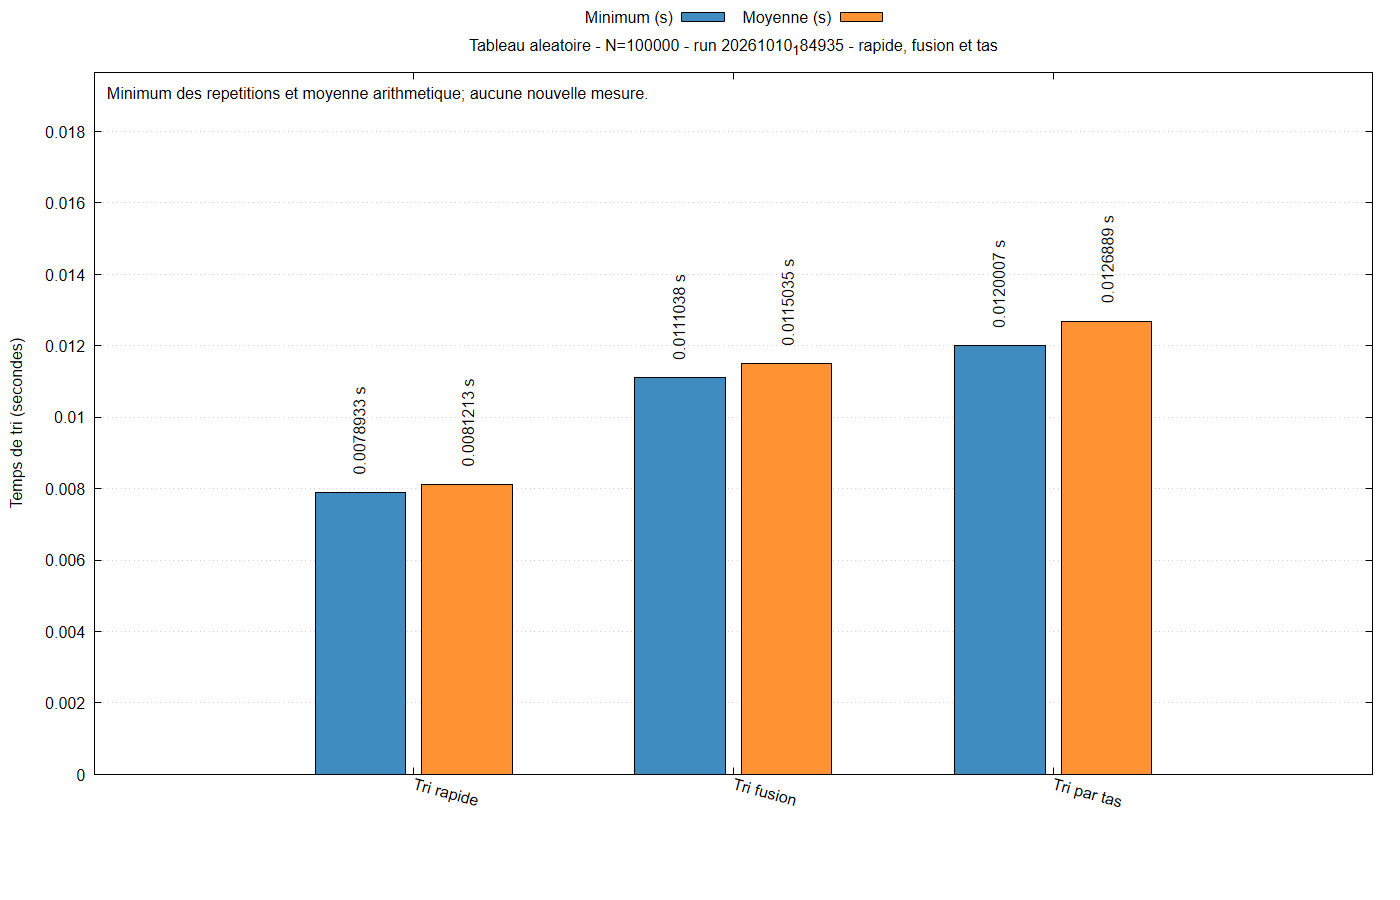

Source code (gnuplot):
set encoding utf8
set terminal pngcairo size 1400,900 font 'Arial,12'
set output 'graphiques/20261010_184935/histogrammes/aleatoire_100000_rapides.png'
set datafile separator ';'
set datafile missing 'non_mesure'
set title 'Tableau aleatoire - N=100000 - run 20261010_184935 - rapide, fusion et tas'
set ylabel 'Temps de tri (secondes)'
set style data histograms
set style histogram clustered gap 1
set style fill solid 0.85 border -1
set boxwidth 0.85
set grid ytics
set key outside top center horizontal
set xtics rotate by -15
set bmargin 7
set yrange [0:0.019667795]
set label 1 'Minimum des repetitions et moyenne arithmetique; aucune nouvelle mesure.' at graph 0.01,0.97 front
plot 'graphiques/20261010_184935/histogrammes/aleatoire_100000_rapides.dat' every ::1 using 2:xticlabels(1) title 'Minimum (s)' lc rgb '#1f77b4', '' every ::1 using 3 title 'Moyenne (s)' lc rgb '#ff7f0e', '' every ::1 using ($0-0.17):2:(sprintf('%.6g s',column(2))) with labels rotate by 90 left offset 0,1 notitle, '' every ::1 using ($0+0.17):3:(sprintf('%.6g s',column(3))) with labels rotate by 90 left offset 0,1 notitle
unset output
